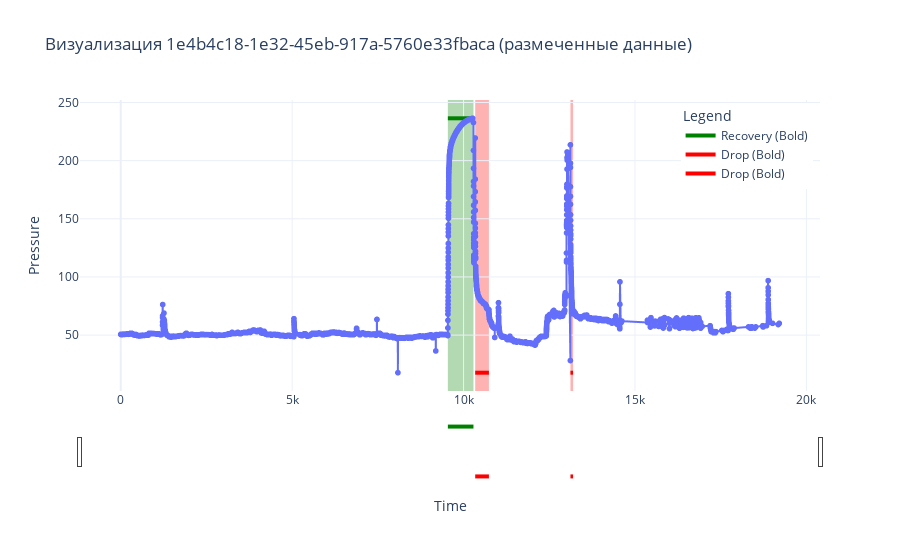

Write notebook code for a chart like this one.
### Code cell
plot_annotated_data(df_reduced, gt_df, selected_file)

### Figure 1 — Plotly figure (JSON) as saved in the notebook; plotly's stock layout.template omitted (floating-point values rounded to 4 significant figures; data arrays with more than 128 entries replaced by an {"elided": "..."} marker saying what was removed)
{"data": [{"hovertemplate": "time=%{x}<br>pressure=%{y}<extra></extra>", "legendgroup": "", "line": {"color": "#636efa", "dash": "solid"}, "marker": {"symbol": "circle"}, "mode": "lines+markers", "name": "", "showlegend": false, "type": "scattergl", "x": {"elided": "8860 float values"}, "xaxis": "x", "y": {"elided": "8860 float values"}, "yaxis": "y"}, {"line": {"color": "green", "width": 4}, "mode": "lines", "name": "Recovery (Bold)", "type": "scatter", "x": [9542.0, 10290.0], "y": [236.4, 236.4]}, {"line": {"color": "red", "width": 4}, "mode": "lines", "name": "Drop (Bold)", "type": "scatter", "x": [10340.0, 10740.0], "y": [17.69, 17.69]}, {"line": {"color": "red", "width": 4}, "mode": "lines", "name": "Drop (Bold)", "type": "scatter", "x": [13120.0, 13190.0], "y": [17.69, 17.69]}], "layout": {"legend": {"title": {"text": "Legend"}, "tracegroupgap": 0, "x": 0.99, "xanchor": "right", "y": 0.99, "yanchor": "top"}, "shapes": [{"fillcolor": "green", "layer": "below", "line": {"width": 0}, "name": "Recovery", "opacity": 0.3, "type": "rect", "x0": 9542.0, "x1": 10290.0, "xref": "x", "y0": 0, "y1": 1, "yref": "y domain"}, {"fillcolor": "red", "layer": "below", "line": {"width": 0}, "name": "Drop", "opacity": 0.3, "type": "rect", "x0": 10340.0, "x1": 10740.0, "xref": "x", "y0": 0, "y1": 1, "yref": "y domain"}, {"fillcolor": "red", "layer": "below", "line": {"width": 0}, "name": "Drop", "opacity": 0.3, "type": "rect", "x0": 13120.0, "x1": 13190.0, "xref": "x", "y0": 0, "y1": 1, "yref": "y domain"}], "title": {"text": "Визуализация 1e4b4c18-1e32-45eb-917a-5760e33fbaca (размеченные данные)"}, "xaxis": {"anchor": "y", "domain": [0, 1], "rangeslider": {"visible": true}, "title": {"text": "Time"}, "type": "linear"}, "yaxis": {"anchor": "x", "domain": [0, 1], "fixedrange": false, "title": {"text": "Pressure"}}}}
